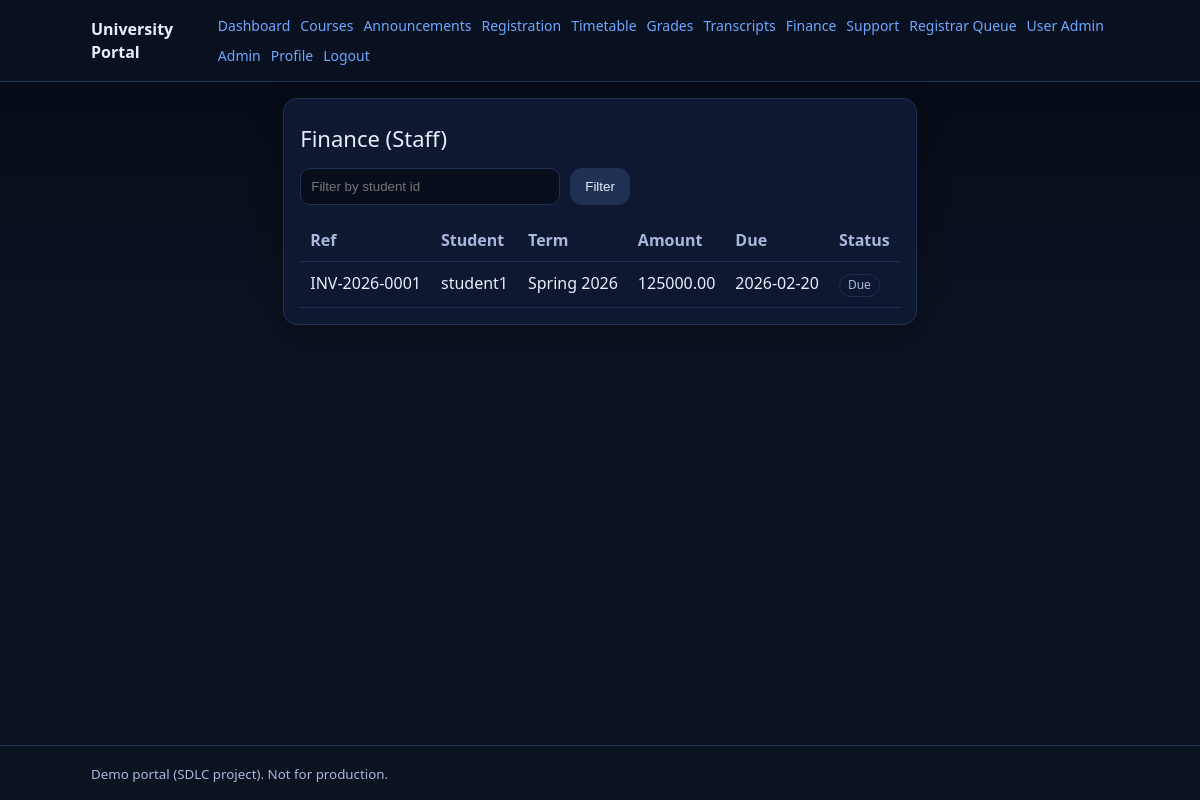
Screenshot of /finance/ (signed in) with the database file from the repository.
### portal/models.py (models this page shows, shortened)
class FeeInvoice(models.Model):
	class Status(models.TextChoices):
		DUE = "due", "Due"
		PAID = "paid", "Paid"
		OVERDUE = "overdue", "Overdue"
	student = models.ForeignKey(settings.AUTH_USER_MODEL, on_delete=models.PROTECT)
	term = models.ForeignKey(Term, on_delete=models.PROTECT)
	reference_no = models.CharField(max_length=64, unique=True)
	amount = models.DecimalField(max_digits=10, decimal_places=2)
	due_date = models.DateField()
	status = models.CharField(max_length=16, choices=Status.choices, default=Status.DUE)

class Term(models.Model):
	name = models.CharField(max_length=64, unique=True)
	start_date = models.DateField()
	end_date = models.DateField()
	is_active = models.BooleanField(default=False)
	registration_start = models.DateTimeField(null=True, blank=True)
	registration_end = models.DateTimeField(null=True, blank=True)

### portal/views.py (the view)
# urls.py: path("finance/", views.finance, name="finance"),
@login_required
def finance(request: HttpRequest) -> HttpResponse:
	_require_role(request, "STUDENT", "ALUMNI", "FINANCE")
	if is_in_role(request.user, "FINANCE") or request.user.is_superuser:
		student_id = request.GET.get("student_id")
		invoices = FeeInvoice.objects.select_related("term", "student").order_by("-due_date")
		if student_id:
			invoices = invoices.filter(student_id=student_id)
		return render(request, "portal/finance_staff.html", {"invoices": invoices})
	invoices = FeeInvoice.objects.select_related("term").filter(student=request.user).order_by("-due_date")
	return render(request, "portal/finance.html", {"invoices": invoices})

### portal/context_processors.py (called while the page is built)
def portal_nav(request):
    user = request.user
    return {
        "nav": {
            "is_student": user_in_any_group(user, [ROLE_STUDENT]),
            "is_faculty": user_in_any_group(user, [ROLE_FACULTY]),
            "is_registrar": user_in_any_group(user, [ROLE_REGISTRAR, ROLE_IT_ADMIN]),
            "is_finance": user_in_any_group(user, [ROLE_FINANCE, ROLE_IT_ADMIN]),
            "is_alumni": user_in_any_group(user, [ROLE_ALUMNI]),
            "is_admin": user.is_authenticated and (user.is_superuser or user_in_any_group(user, [ROLE_IT_ADMIN])),
        }
    }

### portal/roles.py (called while the page is built)
def user_in_any_group(user: User, group_names: Iterable[str]) -> bool:
    if not user.is_authenticated:
        return False
    if user.is_superuser:
        return True
    return user.groups.filter(name__in=list(group_names)).exists()

def is_in_role(user: User, role_key_or_group_name: str) -> bool:
    groups = ROLE_KEY_GROUPS.get(role_key_or_group_name)
    if groups is None:
        groups = [role_key_or_group_name]
    return user_in_any_group(user, groups)

### portal/views.py (called while the page is built)
def _require_role(request: HttpRequest, *roles: str) -> None:
	if request.user.is_superuser:
		return
	if any(is_in_role(request.user, r) for r in roles):
		return
	raise PermissionDenied()

### templates/portal/finance_staff.html (shortened to what this page needs)
{% extends 'portal/base.html' %}
{% block content %}
<div class="card">
    <div class="h1">Finance (Staff)</div>
    <form method="get" class="actions" style="margin: 10px 0 14px 0">
        <input name="student_id" placeholder="Filter by student id" style="max-width:260px" />
        <button type="submit">Filter</button>
    </form>
    {% if invoices %}
    <table class="table">
        <thead>
            <tr>
                <th>Ref</th>
                <th>Student</th>
                <th>Term</th>
                <th>Amount</th>
                <th>Due</th>
                <th>Status</th>
            </tr>
        </thead>
        <tbody>
            {% for inv in invoices %}
            <tr>
                <td>{{ inv.reference_no }}</td>
                <td>{{ inv.student.username }}</td>
                <td>{{ inv.term.name }}</td>
                <td>{{ inv.amount }}</td>
                <td>{{ inv.due_date|date:'Y-m-d' }}</td>
                <td><span class="badge">{{ inv.get_status_display }}</span></td>
            </tr>
            {% endfor %}
        </tbody>
    </table>
    {% else %}
    <p class="h2">No invoices found.</p>
    {% endif %}
</div>
{% endblock %}

### static/portal.css (style rules this page uses)
:root { --bg: #0b1220; --card: #0f1a33; --text: #e8eefc; --muted: #a9b7dd; --brand: #6ea8fe; --border: #203054; --good: #2fbf71; --warn: #f59f00; --bad: #fa5252; }
* { box-sizing: border-box }
html, body { height: 100%; }
body { margin: 0; font-family: system-ui, -apple-system, Segoe UI, Roboto, Helvetica, Arial; line-height: 1.4; background: linear-gradient(180deg, #050a14, #0b1220 40%, #0b1220); color: var(--text); min-height: 100vh; display: flex; flex-direction: column; }
.card { background: rgba(15, 26, 51, .9); border: 1px solid var(--border); border-radius: 14px; padding: 16px; box-shadow: 0 10px 30px rgba(0, 0, 0, .25) }
.h1 { font-size: 22px; margin: 8px 0 14px 0 }
.table { width: 100%; border-collapse: collapse }
.table th, .table td { padding: 10px; border-bottom: 1px solid var(--border); vertical-align: top }
.table th { color: var(--muted); text-align: left; font-weight: 600 }
.badge { display: inline-block; padding: 2px 8px; border-radius: 999px; border: 1px solid var(--border); color: var(--muted); font-size: 12px }
input, select, textarea { width: 100%; padding: 10px; border-radius: 10px; border: 1px solid var(--border); background: rgba(5, 10, 20, .8); color: var(--text) }
button { padding: 10px 14px; border-radius: 12px; border: 1px solid var(--border); background: rgba(110, 168, 254, .18); color: var(--text); cursor: pointer }
.actions { display: flex; flex-wrap: wrap; gap: 10px; align-items: center }

### rows the page displays
FeeInvoice: reference_no "INV-2026-0001", student.username "student1", term.name "Spring 2026", amount "125000.00", due_date "2026-02-20", status "Due"
